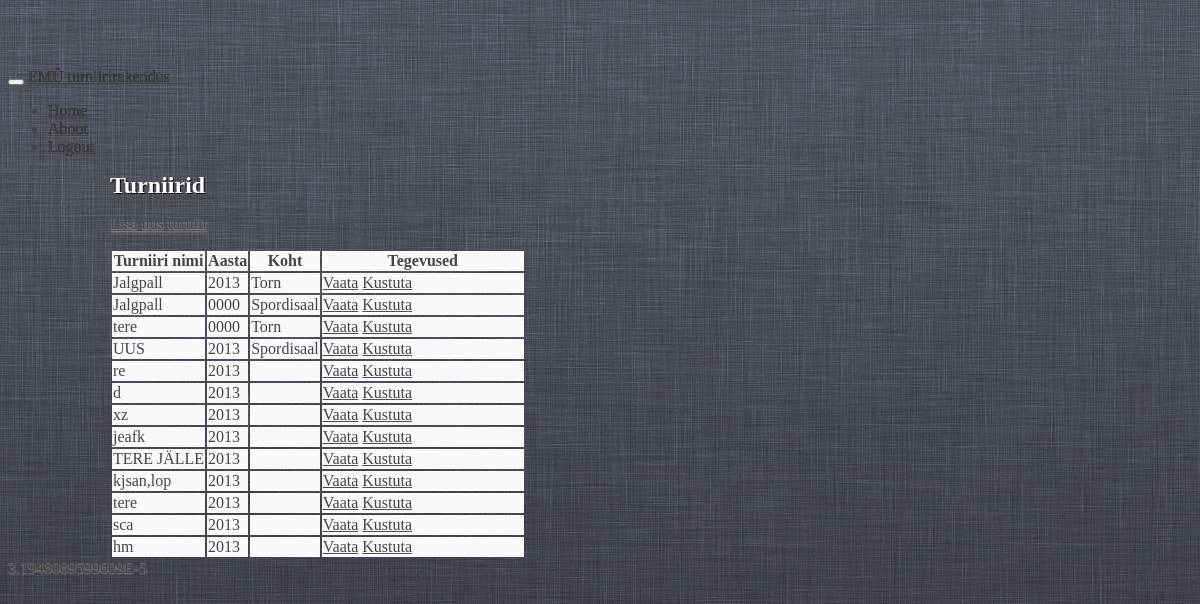
Before: /tournaments (signed in) with the older database file.
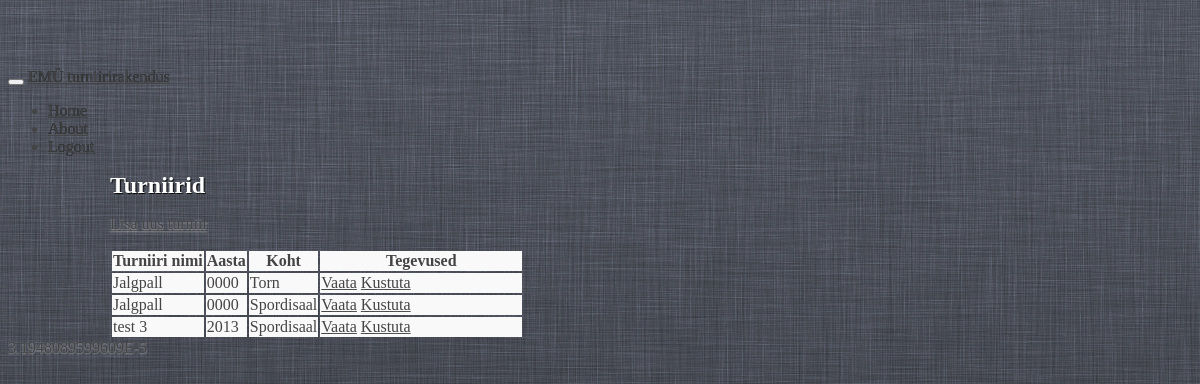
After: the same page with the newer database file.
### tables this page shows
CREATE TABLE IF NOT EXISTS `tournament` (
  `tournament_id` int(10) unsigned NOT NULL AUTO_INCREMENT,
  `tournament_name` varchar(100) NOT NULL,
  `tournament_year` int(11) NOT NULL,
  `tournament_place` varchar(100) NOT NULL,
  `place_id` int(11) unsigned NOT NULL,
  `deleted` tinyint(1) NOT NULL DEFAULT '0',
  `tournament_start` datetime NOT NULL,
  `tournament_end` datetime NOT NULL,
  `tournament_loser_bracket` tinyint(1) unsigned NOT NULL DEFAULT '0',
  `tournament_game_time` smallint(6) NOT NULL,
  `tournament_game_pause` smallint(6) NOT NULL,
  `tournament_field` smallint(6) NOT NULL,
  `tournament_group` smallint(6) NOT NULL,
  `tournament_win` smallint(6) NOT NULL,
  `tournament_type` tinyint(4) NOT NULL DEFAULT '-1' COMMENT '0 = Alagrupid + playoff 1= Alagrupid 2= Playoff 3= Paremusjärjestus',
  `tournament_game_win` tinyint(4) NOT NULL,
  `tournament_game_tie` tinyint(4) NOT NULL,
  `tournament_game_loss` tinyint(4) NOT NULL,
  `tournament_participant` varchar(50) NOT NULL,
  `tournament_classification` varchar(50) NOT NULL,
  PRIMARY KEY (`tournament_id`),
  KEY `place_id` (`place_id`)
);

CREATE TABLE IF NOT EXISTS `place` (
  `place_id` int(10) unsigned NOT NULL AUTO_INCREMENT,
  `place_name` varchar(100) NOT NULL,
  `place_deleted` int(1) NOT NULL DEFAULT '0',
  PRIMARY KEY (`place_id`)
);

### controllers/tournaments.php (called while the page is built, shortened)
<?php
class tournaments
{
	function index()
	{
		$tournaments = get_all("SELECT * FROM tournament NATURAL JOIN place WHERE tournament.deleted=0");
		require 'views/master_view.php';
	}
}

### modules/database.php (called while the page is built, shortened)
<?php
function get_all($sql)
{
	$q = mysql_query($sql) or db_error_out($sql);
	while (($result[] = mysql_fetch_assoc($q)) || array_pop($result)) {
		;
	}
	return $result;
}

### views/tournaments_index_view.php (the view, shortened to what this page needs)
<h2 class="form-signin-heading">Turniirid</h2>
<p><a class="btn btn-large btn-primary" href="<?= BASE_URL ?>tournaments/add">Lisa uus turniir</a></p>
<table id="tournaments-table" class="table table-bordered table-striped">
	<thead>
	<tr>
		<th>
			Turniiri nimi
		</th>
		<th>
			Aasta
		</th>
		<th>
			Koht
		</th>
		<th style="width: 200px;">
			Tegevused
		</th>
	</tr>
	</thead>
	<tbody>
	<? if (! empty ($tournaments)): foreach ($tournaments as $tournament): ?>
		<tr id="tournament<?= $tournament['tournament_id'] ?>">
			<td>
				<?= $tournament['tournament_name'] ?>
			</td>
			<td>
				<?= substr($tournament['tournament_start'], 0, 4) ?>
			</td>
			<td>
				<?= $tournament['place_name'] ?>
			</td>
			<td>
				<a href="<?= BASE_URL ?>tournaments/view/<?= $tournament['tournament_id'] ?>" class="btn btn-inverse btn-mini"> Vaata</a>
				<a href="<?= BASE_URL ?>tournaments/remove/<?= $tournament['tournament_id'] ?>" class="btn btn-inverse btn-mini"
				   onclick="if (!confirm('Oled kindel?'))return false; remove_tournament_ajax
					   (<?= $tournament['tournament_id'] ?>); return false"> Kustuta</a>
			</td>
		</tr>
	<? endforeach; endif ?>
	</tbody>
</table>

Changed rows visible on the page:
no longer on this page (row edited): tournament: tournament_name "tere", tournament_start "0000", place.place_name "Torn"
removed tournament: tournament_name "UUS", tournament_start "2013", place.place_name "Spordisaal"
removed tournament: tournament_name "re", tournament_start "2013"
removed tournament: tournament_name "d", tournament_start "2013"
removed tournament: tournament_name "xz", tournament_start "2013"
no longer on this page (row edited): tournament: tournament_name "jeafk", tournament_start "2013"
removed tournament: tournament_name "TERE JÄLLE", tournament_start "2013"
no longer on this page (row edited): tournament: tournament_name "tere", tournament_start "2013"
no longer on this page (row edited): tournament: tournament_name "sca", tournament_start "2013"
removed tournament: tournament_name "hm", tournament_start "2013"
changed tournament "Torn": tournament_start "2013" → "0000"
changed tournament: tournament_name "kjsan,lop" → "test 3"; place.place_name (not shown) → "Spordisaal"
